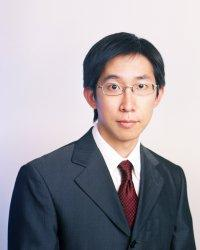
#> input picture HW3/resource/img2.jpg, 200 x 250 px
$ python -i part4.py   (imports and definitions only)
#> lines starting #> are read from the running program, lines starting #| are printed output that depends on the picture
import numpy as np
import cv2
import random
from tqdm import tqdm
from utils import solve_homography, warping

# [1 line not run here, left out]

def panorama(imgs):
    """
    Image stitching with estimated homograpy between consecutive
    :param imgs: list of images to be stitched
    :return: stitched panorama
    """
    last_best_H = np.eye(3)
    thres = 0.2 # threshold for RANSAC inliers
    num_iter = 3000 # sampling times for RANSAC
    num_kps_for_H = 13 # sample n coordinates randomly as corners to estimate H
    n_best_matches = 100 # we only consider n best matches with shortest distance.

    # create the final stitched canvas
    h, w, c = imgs[0].shape
    h_max = max([x.shape[0] for x in imgs])
    w_max = sum([x.shape[1] for x in imgs])
    dst = np.zeros((h_max, w_max, c), dtype=np.uint8)
    # Assign frame 1 to destination map D
    dst[:h, :w] = imgs[0]

    # for all images to be stitched:
    for idx in range(len(imgs) - 1):
        im1 = imgs[idx + 1] # queryImage
        im2 = imgs[idx] # trainImage
        # TODO: 1.feature detection & matching
        # find descriptor and corresponding keypoints for src and dst images

        orb = cv2.ORB_create()
        kp1, des1 = orb.detectAndCompute(im1, None) # queryImage
        kp2, des2 = orb.detectAndCompute(im2, None) # trainImage
        # calculate the matched points by estimating the distance bwtween descriptors
        bf = cv2.BFMatcher(cv2.NORM_HAMMING, crossCheck=True)
        matches = bf.match(des1, des2)
        # sort them in ascending order of their distances so that best matches come to front.
        matches = sorted(matches, key = lambda x: x.distance)[:n_best_matches]
        # get the index of matched descriptors
        q_idx = [match.queryIdx for match in matches]
        t_idx = [match.trainIdx for match in matches]
        # use the index to find corresponding keypoints
        src_pts = np.array([kp1[idx].pt for idx in q_idx])
        dst_pts = np.array([kp2[idx].pt for idx in t_idx])
        # TODO: 2. apply RANSAC to choose best H
        maxInliers = 0
        best_H = np.eye(3)
        for _ in range(num_iter):
            # sample 13 coordinates randomly as corners to estimate H
            rand_idx = random.sample(range(len(src_pts)), num_kps_for_H)
            p1, p2 = src_pts[rand_idx], dst_pts[rand_idx]
            H = solve_homography(p1, p2)
            # use H to get predicted coordinates
            U = np.concatenate((src_pts.T, np.ones((1,src_pts.shape[0]))), axis=0)
            pred = np.dot(H, U)
            pred = (pred/pred[2]).T[:,:2]
            # estimate the error between predicted coordinates and matched points
            distance = pred-dst_pts
            error = np.linalg.norm(distance, axis=1)
            # the error values lower than the threshold were regarded as inliers
            inliers = (error < thres).sum()
            # save the H if inliers greater than maxInliers
            if inliers > maxInliers :
                best_H = H.copy()
                # update maxInliers
                maxInliers = inliers
        # TODO: 3. chain the homographies
        last_best_H = np.dot(last_best_H, best_H)
        # TODO: 4. apply warping
        dst = warping(im1, dst, last_best_H, 0, h_max, 0, w_max, direction='b')
        # TODO: 5. apply alpha blending

        def alpha_blending(im1, im2, alpha):

            blended = alpha * im1 + (1 - alpha) * im2
            blended = blended.astype(np.uint8)
            return blended
        im1_resized = cv2.resize(im1, (dst.shape[1], dst.shape[0]))
        im2_resized = cv2.resize(im2, (dst.shape[1], dst.shape[0]))

        # Convert the warped image to float32 for alpha blending
        dst_float = dst.astype(np.float32)

        # Calculate the alpha value based on the pixel intensities
        alpha = np.where(dst_float == 0, 0, 1)

        # Apply alpha blending between the resized images and the warped image
        blended = alpha * im1_resized + (1 - alpha) * im2_resized
        blended = blended.astype(np.uint8)

        # Update the warped image with the blended result
        dst = blended

    return dst

# [7 lines not run here, left out]

>>> import cv2
>>> picture = cv2.imread('../resource/img2.jpg', cv2.IMREAD_GRAYSCALE)
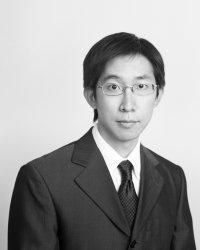
#> picture: shape (250, 200); min 0, max 255, mean 159.2
#> (the run stopped early here; a loop or call above may not have finished)
